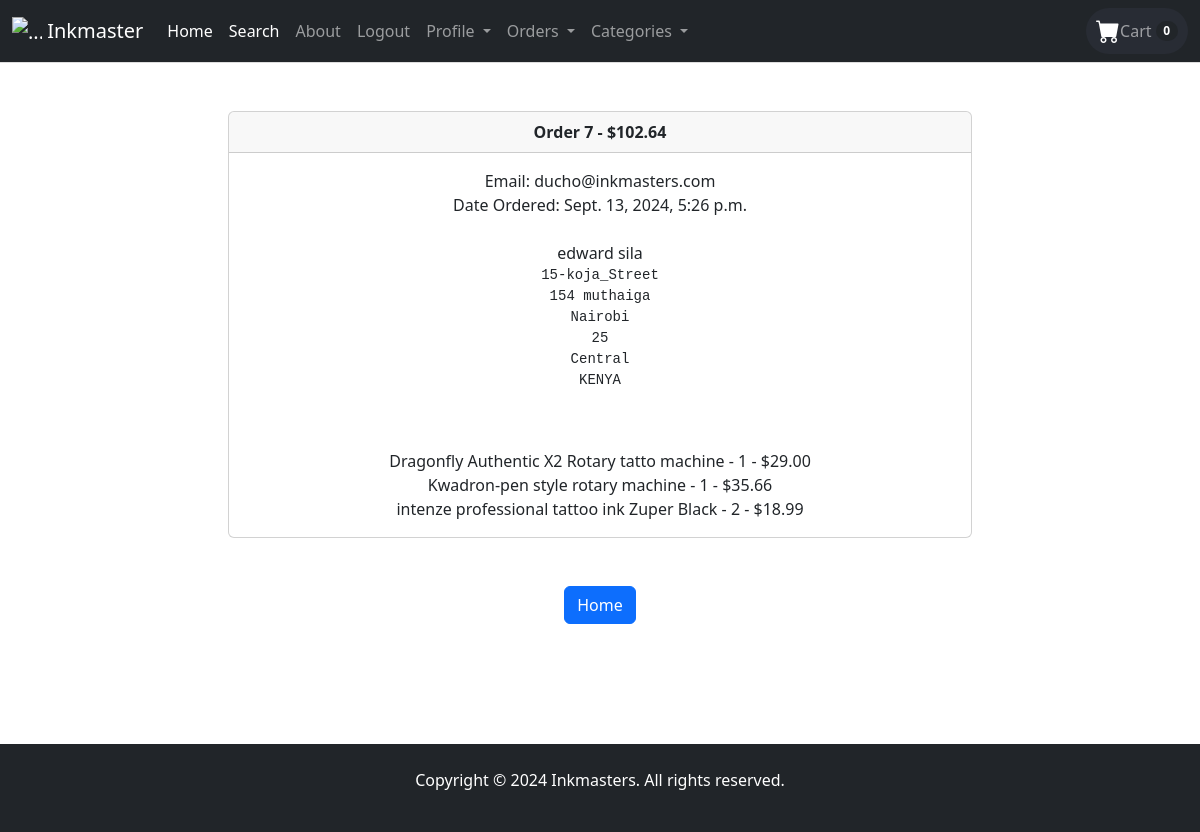
Page /payment/orders/7 (signed in) on the committed database.
### payment/models.py (models this page shows, shortened)
class Order(models.Model):
	user = models.ForeignKey(User, on_delete=models.CASCADE, null=True, blank=True)
	full_name = models.CharField(max_length=250)
	email = models.EmailField(max_length=250)
	shipping_address = models.TextField(max_length=15000)
	amount_paid = models.DecimalField(max_digits=7, decimal_places=2)
	date_ordered = models.DateTimeField(auto_now_add=True)
	shipped = models.BooleanField(default=False)
	date_shipped = models.DateTimeField(blank=True, null=True)

class OrderItem(models.Model):
	order = models.ForeignKey(Order, on_delete=models.CASCADE, null=True)
	product = models.ForeignKey(Product, on_delete=models.CASCADE, null=True)
	user = models.ForeignKey(User, on_delete=models.CASCADE, null=True, blank=True)
	quantity = models.PositiveBigIntegerField(default=1)
	price = models.DecimalField(max_digits=7, decimal_places=2)

### store/models.py (models this page shows)
class Product(models.Model):
    name = models.CharField(max_length=50)
    price = models.DecimalField(default=0, decimal_places=2, max_digits=6)
    category = models.ForeignKey(Category, on_delete=models.CASCADE, default=1)
    description = models.CharField(max_length=250, default='', blank=True,
                                   null=True)
    image = models.ImageField(upload_to='uploads/product/')
    is_sale = models.BooleanField(default=False)
    sale_price = models.DecimalField(default=0, decimal_places=2, max_digits=6)
    def __str__(self):
        return self.name

### payment/views.py (the view)
# urls.py: path('orders/<int:pk>', views.orders, name='orders'),
def orders(request, pk):
	if request.user.is_authenticated and request.user.is_superuser:
		order = Order.objects.get(id=pk)
		''' get order items'''
		items = OrderItem.objects.filter(order=pk)
		return render(request, "payment/orders.html", {"order":order, "items":items})
	else:
		messages.success(request, "Access denied")
		return redirect('home')

### cart/cart.py (called while the page is built)
    def __len__(self):
        return len(self.cart)

### cart/context_processors.py (called while the page is built)
def cart(request):
    return {'cart': Cart(request)}

### payment/templates/payment/orders.html
{% extends 'base.html' %}
{% block content %}
<div class="container">
    <div class="row">
        <center>
            <div class="col-8">
                <br/><br/>
                    <div class="card">
                    <div class="card-header">
                       <strong>Order {{ order.id }} - ${{ order.amount_paid }}</strong>
                    </div>
                    <div class="card-body">
                        Email: {{ order.email }}</br>
                        {% if order.date_shipped %}
                            Date Shipped: {{ order.date_shipped }}
                        {% else %}
                            Date Ordered: {{ order.date_ordered }}
                        {% endif %}
                        <br/><br/>
                        {{ order.full_name }}</br>
                    <pre>{{ order.shipping_address }}<br/>
                    </pre>
                        {% for item in items %}
                            {{ item.product }} - {{ item.quantity }} - ${{ item.price }}<br/>
                        {% endfor %}
                    </div>
                </div>
                <br/><br/>
                <a href="{% url 'home' %}" class="btn btn-primary">Home</a>
<br/><br/>
<br/><br/>
<br/><br/>
            </div>
       </center>
   </div>
</div>
{% endblock %}

### static/css/style.css (style rules this page uses)
body { font-family: Arial, sans-serif; background-color: #f8f9fa; color: #333; margin: 0; padding: 0; }

### rows in the picture
Order: id "7", amount_paid "102.64", email "ducho@inkmasters.com", date_ordered "Sept. 13, 2024, 5:26 p.m.", full_name "edward sila", shipping_address "15-koja_Street 154 muthaiga Nairobi 25 Central KENYA"
OrderItem: product "Dragonfly Authentic X2 Rotary tatto machine", quantity "1", price "29.00"
OrderItem: product "Kwadron-pen style rotary machine", quantity "1", price "35.66"
OrderItem: product "intenze professional tattoo ink Zuper Black", quantity "2", price "18.99"

### other values in the picture
{{ cart|length }} "0"
